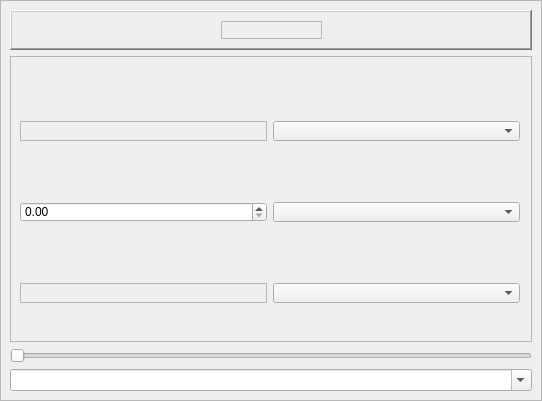
<?xml version="1.0" encoding="UTF-8"?>
<ui version="4.0">
 <author>Valeri Fine</author>
 <class>CustomWidgets</class>
 <widget class="QFrame" name="CustomWidgets">
  <property name="geometry">
   <rect>
    <x>0</x>
    <y>0</y>
    <width>542</width>
    <height>401</height>
   </rect>
  </property>
  <property name="maximumSize">
   <size>
    <width>542</width>
    <height>401</height>
   </size>
  </property>
  <property name="windowTitle">
   <string>Form</string>
  </property>
  <property name="toolTip">
   <string>Enter any ROOT command or select from the drop down list and hit RETURN</string>
  </property>
  <property name="whatsThis">
   <string>The combox to enter the ROOT command</string>
  </property>
  <property name="frameShape">
   <enum>QFrame::StyledPanel</enum>
  </property>
  <property name="frameShadow">
   <enum>QFrame::Raised</enum>
  </property>
  <layout class="QVBoxLayout" name="verticalLayout_2">
   <item>
    <layout class="QVBoxLayout" name="verticalLayout">
     <item>
      <widget class="QFrame" name="frame_5">
       <property name="sizePolicy">
        <sizepolicy hsizetype="Preferred" vsizetype="Fixed">
         <horstretch>0</horstretch>
         <verstretch>0</verstretch>
        </sizepolicy>
       </property>
       <property name="minimumSize">
        <size>
         <width>0</width>
         <height>31</height>
        </size>
       </property>
       <property name="frameShape">
        <enum>QFrame::WinPanel</enum>
       </property>
       <property name="frameShadow">
        <enum>QFrame::Raised</enum>
       </property>
       <layout class="QHBoxLayout" name="horizontalLayout_2">
        <item>
         <layout class="QHBoxLayout" name="horizontalLayout">
          <item>
           <spacer name="horizontalSpacer">
            <property name="orientation">
             <enum>Qt::Horizontal</enum>
            </property>
            <property name="sizeHint" stdset="0">
             <size>
              <width>158</width>
              <height>14</height>
             </size>
            </property>
           </spacer>
          </item>
          <item>
           <widget class="TQtMarkerSelectButton" name="frame">
            <property name="sizePolicy">
             <sizepolicy hsizetype="Preferred" vsizetype="Fixed">
              <horstretch>0</horstretch>
              <verstretch>0</verstretch>
             </sizepolicy>
            </property>
            <property name="minimumSize">
             <size>
              <width>101</width>
              <height>0</height>
             </size>
            </property>
            <property name="maximumSize">
             <size>
              <width>101</width>
              <height>31</height>
             </size>
            </property>
            <property name="frameShape">
             <enum>QFrame::StyledPanel</enum>
            </property>
            <property name="frameShadow">
             <enum>QFrame::Raised</enum>
            </property>
           </widget>
          </item>
          <item>
           <spacer name="horizontalSpacer_2">
            <property name="orientation">
             <enum>Qt::Horizontal</enum>
            </property>
            <property name="sizeHint" stdset="0">
             <size>
              <width>178</width>
              <height>18</height>
             </size>
            </property>
           </spacer>
          </item>
         </layout>
        </item>
       </layout>
      </widget>
     </item>
     <item>
      <widget class="QFrame" name="frame_2">
       <property name="frameShape">
        <enum>QFrame::StyledPanel</enum>
       </property>
       <property name="frameShadow">
        <enum>QFrame::Raised</enum>
       </property>
       <widget class="TQtPatternSelectButton" name="frame_3">
        <property name="geometry">
         <rect>
          <x>10</x>
          <y>65</y>
          <width>247</width>
          <height>20</height>
         </rect>
        </property>
        <property name="frameShape">
         <enum>QFrame::StyledPanel</enum>
        </property>
        <property name="frameShadow">
         <enum>QFrame::Raised</enum>
        </property>
       </widget>
       <widget class="TQtFloatSpinBox" name="doubleSpinBox">
        <property name="geometry">
         <rect>
          <x>10</x>
          <y>146</y>
          <width>247</width>
          <height>20</height>
         </rect>
        </property>
       </widget>
       <widget class="TQtColorSelectButton" name="frame_4">
        <property name="geometry">
         <rect>
          <x>10</x>
          <y>227</y>
          <width>247</width>
          <height>20</height>
         </rect>
        </property>
        <property name="frameShape">
         <enum>QFrame::StyledPanel</enum>
        </property>
        <property name="frameShadow">
         <enum>QFrame::Raised</enum>
        </property>
       </widget>
       <widget class="TQtFontComboBox" name="comboBox">
        <property name="geometry">
         <rect>
          <x>263</x>
          <y>65</y>
          <width>247</width>
          <height>20</height>
         </rect>
        </property>
        <property name="toolTip">
         <string>Select font  by ROOT font Id</string>
        </property>
       </widget>
       <widget class="TQtLineWidthComboBox" name="comboBox_2">
        <property name="geometry">
         <rect>
          <x>263</x>
          <y>146</y>
          <width>247</width>
          <height>20</height>
         </rect>
        </property>
        <property name="toolTip">
         <string>Select ROOT line style</string>
        </property>
       </widget>
       <widget class="TQtLineStyleComboBox" name="comboBox_3">
        <property name="geometry">
         <rect>
          <x>263</x>
          <y>227</y>
          <width>247</width>
          <height>20</height>
         </rect>
        </property>
       </widget>
      </widget>
     </item>
     <item>
      <widget class="TQtFloatSlider" name="horizontalSlider">
       <property name="orientation">
        <enum>Qt::Horizontal</enum>
       </property>
      </widget>
     </item>
     <item>
      <widget class="TQtRootCommandCombo" name="comboBox_4">
       <property name="editable">
        <bool>true</bool>
       </property>
      </widget>
     </item>
    </layout>
   </item>
  </layout>
 </widget>
 <layoutdefault spacing="6" margin="9"/>
 <customwidgets>
  <customwidget>
   <class>TQtMarkerSelectButton</class>
   <extends>QFrame</extends>
   <header>TQtMarkerSelectButton.h</header>
   <container>1</container>
  </customwidget>
  <customwidget>
   <class>TQtPatternSelectButton</class>
   <extends>QFrame</extends>
   <header>TQtPatternSelectButton.h</header>
   <container>1</container>
  </customwidget>
  <customwidget>
   <class>TQtFloatSpinBox</class>
   <extends>QDoubleSpinBox</extends>
   <header>TQtFloatSpinBox.h</header>
  </customwidget>
  <customwidget>
   <class>TQtColorSelectButton</class>
   <extends>QFrame</extends>
   <header>TQtColorSelectButton.h</header>
   <container>1</container>
  </customwidget>
  <customwidget>
   <class>TQtFontComboBox</class>
   <extends>QComboBox</extends>
   <header>TQtStyleComboBox.h</header>
  </customwidget>
  <customwidget>
   <class>TQtFloatSlider</class>
   <extends>QSlider</extends>
   <header>TQtFloatSlider.h</header>
  </customwidget>
  <customwidget>
   <class>TQtLineWidthComboBox</class>
   <extends>QComboBox</extends>
   <header>TQtStyleComboBox.h</header>
  </customwidget>
  <customwidget>
   <class>TQtLineStyleComboBox</class>
   <extends>QComboBox</extends>
   <header>TQtStyleComboBox.h</header>
  </customwidget>
  <customwidget>
   <class>TQtRootCommandCombo</class>
   <extends>QComboBox</extends>
   <header>TQtRootCommandCombo.h</header>
  </customwidget>
 </customwidgets>
 <resources/>
 <connections/>
 <designerdata>
  <property name="gridDeltaX">
   <number>10</number>
  </property>
  <property name="gridDeltaY">
   <number>10</number>
  </property>
  <property name="gridSnapX">
   <bool>true</bool>
  </property>
  <property name="gridSnapY">
   <bool>true</bool>
  </property>
  <property name="gridVisible">
   <bool>true</bool>
  </property>
 </designerdata>
</ui>
